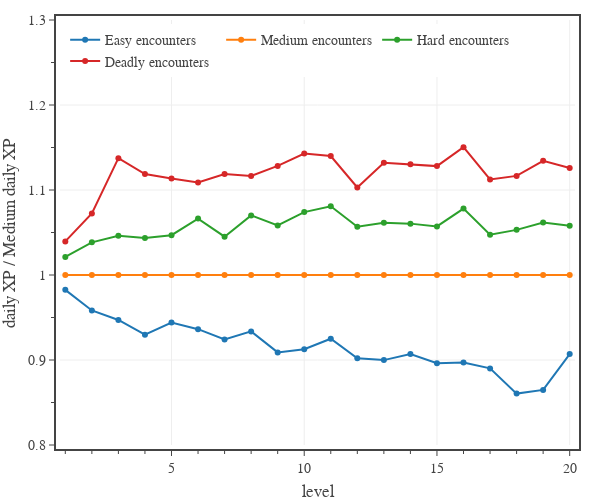

The notebook cell saved with this chart:
### Code cell
# Plots average daily XP for PCs relative to Medium adventuring day, calculated for a full adventuring day with two short rests.
levels = np.array(range(1,21,1))

fig = go.Figure(
    layout=go.Layout(
        template=tfb.FIG_TEMPLATE,
        xaxis=dict(
            title_text='level',
            range=[0.8, 20.2],
            tick0=0, dtick=5,
            minor=dict(tick0=0, dtick=1),
        ),
        yaxis=dict(
            title_text='daily XP / Medium daily XP',
            range=[0.8, 1.3],
            tick0=0, dtick=0.1,
            minor=dict(tick0=0, dtick=0.05),
        ),
        legend=dict(
            yanchor='top',  y=0.99,
            xanchor='left', x=0.01,
            orientation='h',
        )
    )
)

enc_XP_budget = np.array(ENCOUNTER_DIFFICULTIES['Daily']['XP'])
diffs = {
    'Easy': {
        'daily XP': np.zeros(20)
    },
    'Medium': {
        'daily XP': np.zeros(20)
    },
    'Hard': {
        'daily XP': np.zeros(20)
    },
    'Deadly': {
        'daily XP': np.zeros(20)
    }
}
for d in diffs:
    diff = diffs[d]
    ediff = ENCOUNTER_DIFFICULTIES[d]
    pc_data_file = f'./pc data - {d} 2 short rests.json'

    with open(pc_data_file, 'r') as fin:
        pc_data = json.load(fin)

    enc_XP = np.zeros(20)
    for pc_class in PC_CLASSES:
        enc_XP += np.array([x['XP mean'] for x in pc_data[pc_class]])
    enc_XP /= len(PC_CLASSES)
    diff['daily XP'] = enc_XP/enc_XP_budget

for d in diffs:
    y = diffs[d]['daily XP']/diffs['Medium']['daily XP']
    fig.add_trace(go.Scatter(
        x=levels, 
        y=y,
        mode='markers+lines', 
        #line=dict(color='black', dash='dash'),
        name=d+' encounters',
        showlegend=True,
        hovertemplate=
            '<b>' + d + ' encounters</b><br>'+
            'lvl %{x}<br>'+
            'XP ratio %{y:.2f}'+
            '<extra></extra>'
    ))
    print(d, y.mean(), np.median(y))

# show figure
fig.update_layout(width=600, height=500)
fig.show(config=tfb.FIG_CONFIG)

# save figures
if SAVEFIGS:
    fig.update_layout(autosize=True, width=None, height=None)
    tfb.save_fig_html(fig, format='large', name=f'./fig-daily-xp-ratio-vs-level-large')
    tfb.save_fig_html(fig, format='small', name=f'./fig-daily-xp-ratio-vs-level-small')

### Figure 1 — Plotly figure (JSON) as saved in the notebook; plotly's stock layout.template omitted (floating-point values rounded to 4 significant figures)
{"data": [{"hovertemplate": "<b>Easy encounters</b><br>lvl %{x}<br>XP ratio %{y:.2f}<extra></extra>", "mode": "markers+lines", "name": "Easy encounters", "showlegend": true, "type": "scatter", "x": [1, 2, 3, 4, 5, 6, 7, 8, 9, 10, 11, 12, 13, 14, 15, 16, 17, 18, 19, 20], "y": [0.9825, 0.9583, 0.9471, 0.9298, 0.9441, 0.9363, 0.9241, 0.9337, 0.9089, 0.9126, 0.925, 0.902, 0.8999, 0.9071, 0.8962, 0.897, 0.8901, 0.8605, 0.8648, 0.9069]}, {"hovertemplate": "<b>Medium encounters</b><br>lvl %{x}<br>XP ratio %{y:.2f}<extra></extra>", "mode": "markers+lines", "name": "Medium encounters", "showlegend": true, "type": "scatter", "x": [1, 2, 3, 4, 5, 6, 7, 8, 9, 10, 11, 12, 13, 14, 15, 16, 17, 18, 19, 20], "y": [1, 1, 1, 1, 1, 1, 1, 1, 1, 1, 1, 1, 1, 1, 1, 1, 1, 1, 1, 1]}, {"hovertemplate": "<b>Hard encounters</b><br>lvl %{x}<br>XP ratio %{y:.2f}<extra></extra>", "mode": "markers+lines", "name": "Hard encounters", "showlegend": true, "type": "scatter", "x": [1, 2, 3, 4, 5, 6, 7, 8, 9, 10, 11, 12, 13, 14, 15, 16, 17, 18, 19, 20], "y": [1.021, 1.038, 1.046, 1.044, 1.047, 1.066, 1.045, 1.07, 1.058, 1.074, 1.081, 1.057, 1.061, 1.06, 1.057, 1.078, 1.047, 1.053, 1.062, 1.058]}, {"hovertemplate": "<b>Deadly encounters</b><br>lvl %{x}<br>XP ratio %{y:.2f}<extra></extra>", "mode": "markers+lines", "name": "Deadly encounters", "showlegend": true, "type": "scatter", "x": [1, 2, 3, 4, 5, 6, 7, 8, 9, 10, 11, 12, 13, 14, 15, 16, 17, 18, 19, 20], "y": [1.04, 1.072, 1.137, 1.119, 1.114, 1.109, 1.119, 1.117, 1.128, 1.143, 1.14, 1.103, 1.132, 1.13, 1.128, 1.15, 1.112, 1.117, 1.134, 1.126]}], "layout": {"height": 500, "legend": {"orientation": "h", "x": 0.01, "xanchor": "left", "y": 0.99, "yanchor": "top"}, "width": 600, "xaxis": {"dtick": 5, "minor": {"dtick": 1, "tick0": 0}, "range": [0.8, 20.2], "tick0": 0, "title": {"text": "level"}}, "yaxis": {"dtick": 0.1, "minor": {"dtick": 0.05, "tick0": 0}, "range": [0.8, 1.3], "tick0": 0, "title": {"text": "daily XP / Medium daily XP"}}}}
